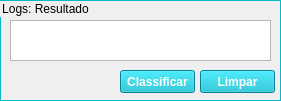
     <widget class="QGroupBox" name="groupBox_8">
      <property name="geometry">
       <rect>
        <x>10</x>
        <y>130</y>
        <width>281</width>
        <height>101</height>
       </rect>
      </property>
      <property name="styleSheet">
       <string notr="true">QGroupBox {  border: 1px solid #05B8CC;}</string>
      </property>
      <property name="title">
       <string>Logs: Resultado</string>
      </property>
      <widget class="QTextBrowser" name="console2">
       <property name="geometry">
        <rect>
         <x>10</x>
         <y>20</y>
         <width>261</width>
         <height>41</height>
        </rect>
       </property>
       <property name="styleSheet">
        <string notr="true">font: 8pt &quot;MS Shell Dlg 2&quot;;
color:#05B8CC</string>
       </property>
      </widget>
      <widget class="QPushButton" name="m_clearResultsButton">
       <property name="geometry">
        <rect>
         <x>200</x>
         <y>70</y>
         <width>75</width>
         <height>23</height>
        </rect>
       </property>
       <property name="font">
        <font>
         <weight>75</weight>
         <bold>true</bold>
        </font>
       </property>
       <property name="styleSheet">
        <string notr="true"> background-color: #05B8CC; color: white;</string>
       </property>
       <property name="text">
        <string>Limpar</string>
       </property>
      </widget>
      <widget class="QPushButton" name="m_classifierSVMButton">
       <property name="geometry">
        <rect>
         <x>120</x>
         <y>70</y>
         <width>75</width>
         <height>23</height>
        </rect>
       </property>
       <property name="font">
        <font>
         <weight>75</weight>
         <bold>true</bold>
        </font>
       </property>
       <property name="styleSheet">
        <string notr="true"> background-color: #05B8CC; color: white;</string>
       </property>
       <property name="text">
        <string>Classificar</string>
       </property>
      </widget>
     </widget>
